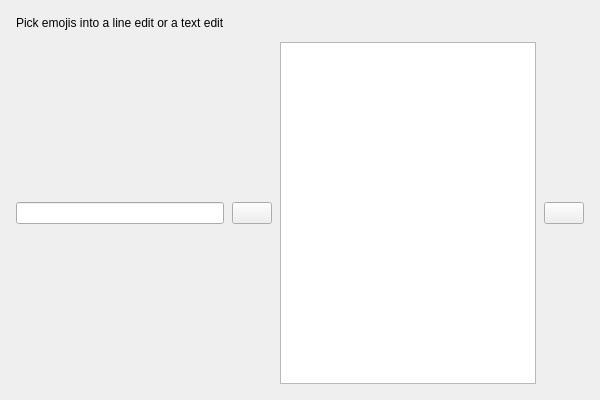
<?xml version="1.0" encoding="UTF-8"?>
<ui version="4.0">
 <class>MainWindow</class>
 <widget class="QMainWindow" name="MainWindow">
  <property name="geometry">
   <rect>
    <x>0</x>
    <y>0</y>
    <width>600</width>
    <height>400</height>
   </rect>
  </property>
  <property name="windowTitle">
   <string>QCustomEmojiPicker Example</string>
  </property>
  <widget class="QWidget" name="centralwidget">
   <layout class="QVBoxLayout" name="verticalLayout">
    <property name="spacing">
     <number>12</number>
    </property>
    <property name="leftMargin">
     <number>16</number>
    </property>
    <property name="topMargin">
     <number>16</number>
    </property>
    <property name="rightMargin">
     <number>16</number>
    </property>
    <property name="bottomMargin">
     <number>16</number>
    </property>
    <item>
     <widget class="QLabel" name="titleLabel">
      <property name="text">
       <string>Pick emojis into a line edit or a text edit</string>
      </property>
     </widget>
    </item>
    <item>
     <layout class="QHBoxLayout" name="editorsRow">
      <property name="spacing">
       <number>8</number>
      </property>
      <item>
       <widget class="QLineEdit" name="lineEdit"/>
      </item>
      <item>
       <widget class="QPushButton" name="lineEditBtn">
        <property name="toolTip">
         <string>Insert emoji into the line edit</string>
        </property>
       </widget>
      </item>
      <item>
       <widget class="QTextEdit" name="textEdit"/>
      </item>
      <item>
       <widget class="QPushButton" name="textEditBtn">
        <property name="toolTip">
         <string>Insert emoji into the text edit</string>
        </property>
       </widget>
      </item>
     </layout>
    </item>
   </layout>
  </widget>
 </widget>
 <resources>
  <include location="../Qss/icons/_icons.qrc"/>
 </resources>
 <connections/>
</ui>
